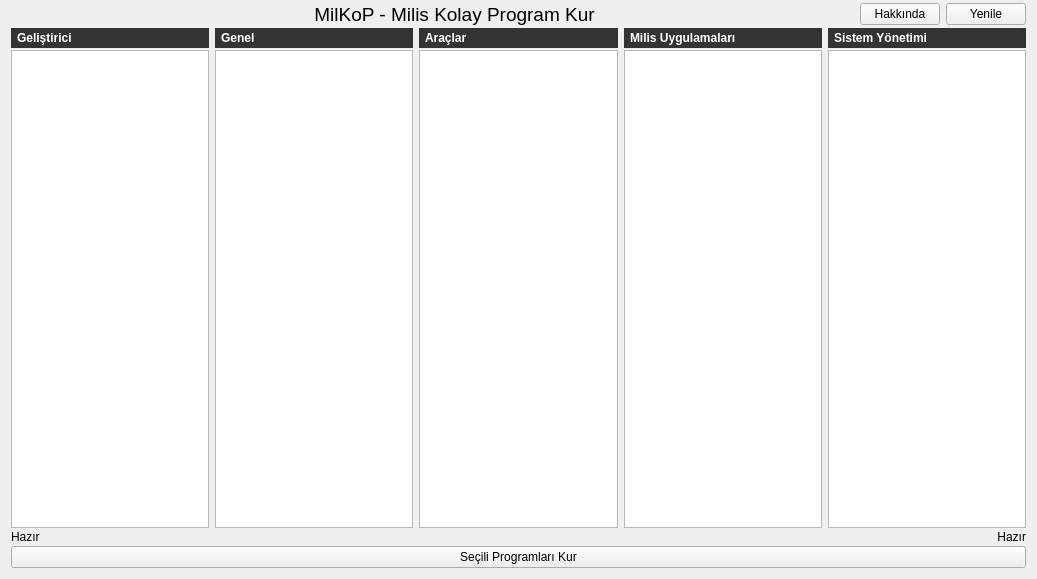
<?xml version="1.0" encoding="UTF-8"?>
<ui version="4.0">
 <class>MainWindow</class>
 <widget class="QMainWindow" name="MainWindow">
  <property name="geometry">
   <rect>
    <x>0</x>
    <y>0</y>
    <width>1037</width>
    <height>579</height>
   </rect>
  </property>
  <property name="windowTitle">
   <string>Kolay Program Kur</string>
  </property>
  <property name="windowIcon">
   <iconset resource="qtresource.qrc">
    <normaloff>:/img/epiicon.png</normaloff>:/img/epiicon.png</iconset>
  </property>
  <property name="styleSheet">
   <string notr="true"/>
  </property>
  <widget class="QWidget" name="centralWidget">
   <layout class="QVBoxLayout" name="verticalLayout">
    <property name="spacing">
     <number>2</number>
    </property>
    <property name="topMargin">
     <number>3</number>
    </property>
    <item>
     <layout class="QHBoxLayout" name="horizontalLayout_4">
      <item>
       <spacer name="horizontalSpacer">
        <property name="orientation">
         <enum>Qt::Horizontal</enum>
        </property>
        <property name="sizeHint" stdset="0">
         <size>
          <width>44</width>
          <height>20</height>
         </size>
        </property>
       </spacer>
      </item>
      <item>
       <widget class="QLabel" name="header">
        <property name="sizePolicy">
         <sizepolicy hsizetype="Minimum" vsizetype="Preferred">
          <horstretch>30</horstretch>
          <verstretch>0</verstretch>
         </sizepolicy>
        </property>
        <property name="font">
         <font>
          <pointsize>14</pointsize>
          <weight>50</weight>
          <bold>false</bold>
         </font>
        </property>
        <property name="styleSheet">
         <string notr="true"/>
        </property>
        <property name="text">
         <string>MilKoP - Milis Kolay Program Kur</string>
        </property>
        <property name="scaledContents">
         <bool>false</bool>
        </property>
        <property name="alignment">
         <set>Qt::AlignCenter</set>
        </property>
       </widget>
      </item>
      <item>
       <widget class="QPushButton" name="pushButton">
        <property name="text">
         <string>Hakkında</string>
        </property>
        <property name="icon">
         <iconset resource="qtresource.qrc">
          <normaloff>:/img/bilgi.png</normaloff>:/img/bilgi.png</iconset>
        </property>
       </widget>
      </item>
      <item>
       <widget class="QPushButton" name="sync">
        <property name="sizePolicy">
         <sizepolicy hsizetype="Minimum" vsizetype="Fixed">
          <horstretch>1</horstretch>
          <verstretch>0</verstretch>
         </sizepolicy>
        </property>
        <property name="toolTip">
         <string>Uygulama Listesini yenile</string>
        </property>
        <property name="statusTip">
         <string>Sync App List</string>
        </property>
        <property name="whatsThis">
         <string>Sync App List</string>
        </property>
        <property name="text">
         <string>Yenile</string>
        </property>
        <property name="icon">
         <iconset resource="qtresource.qrc">
          <normaloff>:/img/sync.png</normaloff>:/img/sync.png</iconset>
        </property>
       </widget>
      </item>
     </layout>
    </item>
    <item>
     <layout class="QHBoxLayout" name="horizontalLayout_2" stretch="0,0,0,0,0">
      <item>
       <widget class="QLabel" name="label_5">
        <property name="sizePolicy">
         <sizepolicy hsizetype="Preferred" vsizetype="Preferred">
          <horstretch>0</horstretch>
          <verstretch>0</verstretch>
         </sizepolicy>
        </property>
        <property name="styleSheet">
         <string notr="true">background-color: rgb(52, 52, 52);
color: rgb(255, 255, 255);
font-weight:bold;
padding:3px;</string>
        </property>
        <property name="text">
         <string>Geliştirici</string>
        </property>
       </widget>
      </item>
      <item>
       <widget class="QLabel" name="label_4">
        <property name="sizePolicy">
         <sizepolicy hsizetype="Preferred" vsizetype="Preferred">
          <horstretch>0</horstretch>
          <verstretch>0</verstretch>
         </sizepolicy>
        </property>
        <property name="styleSheet">
         <string notr="true">background-color: rgb(52, 52, 52);
color: rgb(255, 255, 255);
font-weight:bold;
padding:3px;</string>
        </property>
        <property name="text">
         <string>Genel</string>
        </property>
       </widget>
      </item>
      <item>
       <widget class="QLabel" name="label_3">
        <property name="sizePolicy">
         <sizepolicy hsizetype="Preferred" vsizetype="Preferred">
          <horstretch>0</horstretch>
          <verstretch>0</verstretch>
         </sizepolicy>
        </property>
        <property name="styleSheet">
         <string notr="true">background-color: rgb(52, 52, 52);
color: rgb(255, 255, 255);
font-weight:bold;
padding:3px;</string>
        </property>
        <property name="text">
         <string>Araçlar</string>
        </property>
       </widget>
      </item>
      <item>
       <widget class="QLabel" name="label_2">
        <property name="sizePolicy">
         <sizepolicy hsizetype="Preferred" vsizetype="Preferred">
          <horstretch>0</horstretch>
          <verstretch>0</verstretch>
         </sizepolicy>
        </property>
        <property name="styleSheet">
         <string notr="true">background-color: rgb(52, 52, 52);
color: rgb(255, 255, 255);
font-weight:bold;
padding:3px;</string>
        </property>
        <property name="text">
         <string>Milis Uygulamaları</string>
        </property>
       </widget>
      </item>
      <item>
       <widget class="QLabel" name="label_9">
        <property name="sizePolicy">
         <sizepolicy hsizetype="Preferred" vsizetype="Preferred">
          <horstretch>0</horstretch>
          <verstretch>0</verstretch>
         </sizepolicy>
        </property>
        <property name="styleSheet">
         <string notr="true">background-color: rgb(52, 52, 52);
color: rgb(255, 255, 255);
font-weight:bold;
padding:3px;</string>
        </property>
        <property name="text">
         <string>Sistem Yönetimi</string>
        </property>
       </widget>
      </item>
     </layout>
    </item>
    <item>
     <layout class="QHBoxLayout" name="horizontalLayout">
      <item>
       <widget class="QListWidget" name="list_developers">
        <property name="enabled">
         <bool>true</bool>
        </property>
       </widget>
      </item>
      <item>
       <widget class="QListWidget" name="list_general"/>
      </item>
      <item>
       <widget class="QListWidget" name="list_tools"/>
      </item>
      <item>
       <widget class="QListWidget" name="list_mebis"/>
      </item>
      <item>
       <widget class="QListWidget" name="list_system"/>
      </item>
     </layout>
    </item>
    <item>
     <layout class="QHBoxLayout" name="horizontalLayout_3">
      <item>
       <widget class="QLabel" name="txt_output">
        <property name="sizePolicy">
         <sizepolicy hsizetype="Preferred" vsizetype="Fixed">
          <horstretch>0</horstretch>
          <verstretch>0</verstretch>
         </sizepolicy>
        </property>
        <property name="text">
         <string>Hazır</string>
        </property>
        <property name="alignment">
         <set>Qt::AlignLeading|Qt::AlignLeft|Qt::AlignVCenter</set>
        </property>
        <property name="wordWrap">
         <bool>true</bool>
        </property>
       </widget>
      </item>
      <item>
       <widget class="QLabel" name="txt_outputerr">
        <property name="sizePolicy">
         <sizepolicy hsizetype="Preferred" vsizetype="Fixed">
          <horstretch>0</horstretch>
          <verstretch>0</verstretch>
         </sizepolicy>
        </property>
        <property name="text">
         <string>Hazır</string>
        </property>
        <property name="alignment">
         <set>Qt::AlignRight|Qt::AlignTrailing|Qt::AlignVCenter</set>
        </property>
        <property name="wordWrap">
         <bool>true</bool>
        </property>
       </widget>
      </item>
     </layout>
    </item>
    <item>
     <widget class="QPushButton" name="btn_install">
      <property name="text">
       <string>Seçili Programları Kur</string>
      </property>
      <property name="autoDefault">
       <bool>false</bool>
      </property>
      <property name="default">
       <bool>false</bool>
      </property>
      <property name="flat">
       <bool>false</bool>
      </property>
     </widget>
    </item>
   </layout>
  </widget>
 </widget>
 <layoutdefault spacing="6" margin="11"/>
 <resources>
  <include location="qtresource.qrc"/>
 </resources>
 <connections/>
</ui>
